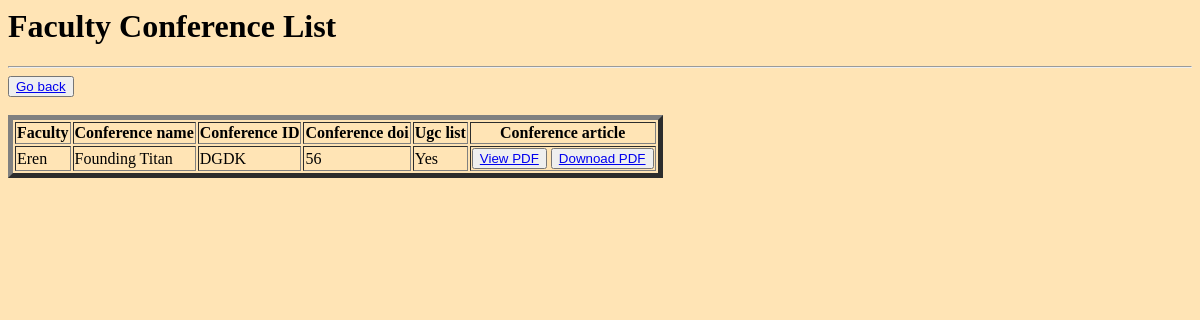
Page /hodviewotherconf (signed in) on the earlier database version.
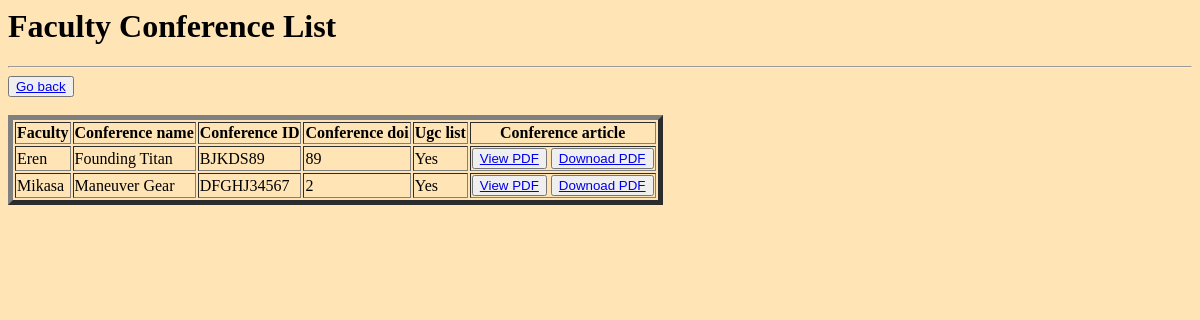
Same page on the later database version.
### CSE/models.py (models this page shows, shortened)
class Conference(models.Model):
    fac_id=models.ForeignKey(Faculty,on_delete=models.CASCADE)
    conference_id = models.CharField(primary_key=True,max_length=100)
    conference_name = models.CharField(max_length=255)
    conference_article = models.FileField(upload_to='conference/',validators=[validate_pdf])
    conference_doi=models.IntegerField(null=True,blank=True)
    ugc=(('Yes','Yes'),('No','No'))
    ugc_listed=models.CharField(max_length=10,choices=ugc)

class Faculty(AbstractUser):
    name=models.CharField(max_length=100,default='Your Name',unique=False)
    age = models.PositiveIntegerField(default=0)
    GENDER_CHOICES = (
        ('male', 'Male'),
        ('female', 'Female'),
    )
    gender = models.CharField(max_length=6, choices=GENDER_CHOICES)
    department_name = models.CharField(max_length=100)
    phone_number = models.CharField(max_length=15, null=False, blank=False,unique=True)
    ROLE=(('HOD','HOD'),('OTHER','OTHER'))
    role=models.CharField(max_length=10,choices=ROLE,default='OTHER')
    fac_id=models.UUIDField(default=uuid.uuid4(),primary_key=True,editable=False)

### CSE/views.py (the view)
# urls.py: path('hodviewotherconf',views.hod_view_other_conference_details,name='hodviewotherconf'),
def hod_view_other_conference_details(request):
    if request.user.is_authenticated:
        conferences=Conference.objects.exclude(fac_id=request.user.fac_id)
    return render(request, 'hodviewconferencedetail.html', {'conferences': conferences})

### CSE/templates/hodviewconferencedetail.html (shortened to what this page needs)
<body style="background-color:moccasin;">
<h1>Faculty Conference List</h1>
<hr>
<button><a href="{% url 'hodoptions' %}">Go back</a></button><br><br>
<table border="5">
    <thead>
        <tr>
            {% if user.role == "HOD" %}
                <th>Faculty</th>
            {% endif %}
            <th>Conference name</th>
            <th>Conference ID</th>
            <th>Conference doi</th>
            <th>Ugc list</th>
            <th>Conference article</th>
        </tr>
    </thead>
    <tbody>
        {% for i in conferences %}
            <tr>
            {% if user.role == "HOD" %}
               <td>{{i.fac_id.username}}</td>
            {% endif %}
                <td>{{i.conference_name}}</td>
                <td>{{i.conference_id}}</td>
                <td>{{i.conference_doi}}</td>
                <td>{{ i.ugc_listed }}</td>
                <td>
                    {% if i.conference_article %}
                      <button><a href="{{ i.conference_article.url }}" target="_blank" >View PDF</a></button>
                      <button><a href="{{ i.conference_article.url }}" target="_blank" download>Downoad PDF</a></button>
                    {% endif %}
                </td>
            </tr>
        {% endfor %}
    </tbody>
</table
</body>

Differences in the rows shown:
removed Conference: fac_id.username "Eren", conference_name "Founding Titan", conference_id "DGDK", conference_doi "56", ugc_listed "Yes"
added Conference: fac_id.username "Eren", conference_name "Founding Titan", conference_id "BJKDS89", conference_doi "89", ugc_listed "Yes"
added Conference: fac_id.username "Mikasa", conference_name "Maneuver Gear", conference_id "DFGHJ34567", conference_doi "2", ugc_listed "Yes"
